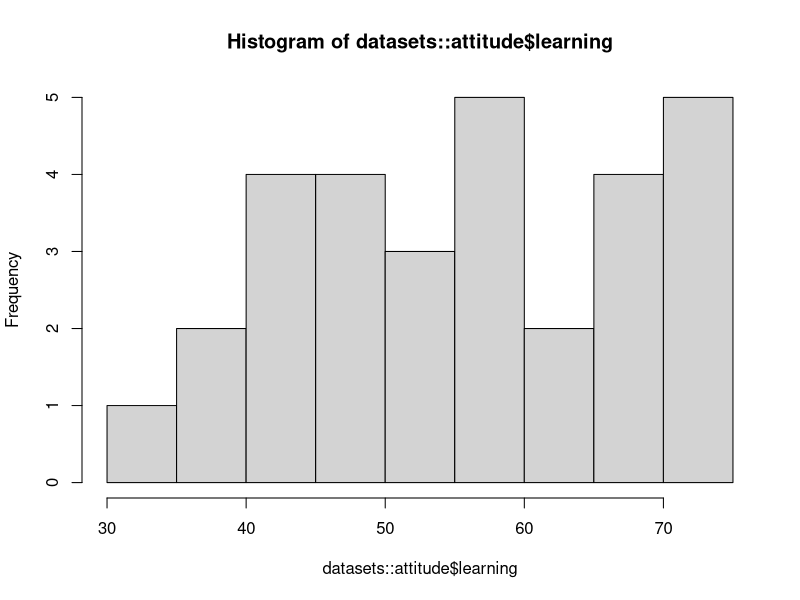

R code for this plot:
# some code
x <- 1
y <- 2
hist(datasets::attitude$learning)

# install.packages("vioplot", dependencies = T)
# library(vioplot)
# vioplot::vioplot(1:111)
# vioplot::vioplot(rnorm(1000, 100, 20))
# detach('package:vioplot', unload = TRUE)
# remove.packages('vioplot')

# if(!require('pacman')) install.packages('pacman')
# pacman::p_load(tidyverse)
# pacman::p_load(c('tidytext', 'tm', 'udpipe'))

sum(1:100)
isum <- function(n) n * (n + 1) / 2
isum(100)
isum(1000)

log(sqrt(100), base = 10)
